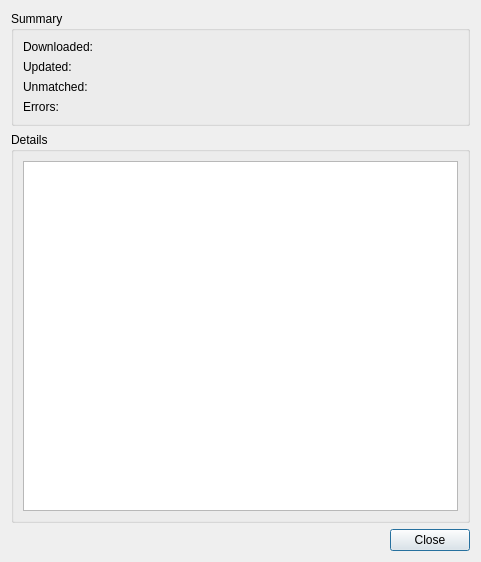
<?xml version="1.0" encoding="UTF-8"?>
<ui version="4.0">
 <class>QSLImportStatDialog</class>
 <widget class="QDialog" name="QSLImportStatDialog">
  <property name="geometry">
   <rect>
    <x>0</x>
    <y>0</y>
    <width>481</width>
    <height>562</height>
   </rect>
  </property>
  <property name="windowTitle">
   <string>QSL Import Summary</string>
  </property>
  <layout class="QVBoxLayout" name="verticalLayout">
   <item>
    <widget class="QGroupBox" name="summaryBox">
     <property name="title">
      <string>Summary</string>
     </property>
     <layout class="QFormLayout" name="formLayout">
      <item row="0" column="0">
       <widget class="QLabel" name="downloadedLabel">
        <property name="text">
         <string>Downloaded:</string>
        </property>
       </widget>
      </item>
      <item row="0" column="1">
       <widget class="QLabel" name="downloadedNumber">
        <property name="text">
         <string/>
        </property>
       </widget>
      </item>
      <item row="1" column="0">
       <widget class="QLabel" name="updatedLabel">
        <property name="text">
         <string>Updated:</string>
        </property>
       </widget>
      </item>
      <item row="1" column="1">
       <widget class="QLabel" name="updatedNumer">
        <property name="text">
         <string/>
        </property>
       </widget>
      </item>
      <item row="2" column="0">
       <widget class="QLabel" name="unmatchedLabel">
        <property name="text">
         <string>Unmatched:</string>
        </property>
       </widget>
      </item>
      <item row="2" column="1">
       <widget class="QLabel" name="unmatchedNumber">
        <property name="text">
         <string/>
        </property>
       </widget>
      </item>
      <item row="3" column="0">
       <widget class="QLabel" name="errorsLabel">
        <property name="text">
         <string>Errors:</string>
        </property>
       </widget>
      </item>
      <item row="3" column="1">
       <widget class="QLabel" name="errorsNumber">
        <property name="text">
         <string/>
        </property>
       </widget>
      </item>
     </layout>
    </widget>
   </item>
   <item>
    <widget class="QGroupBox" name="groupBox">
     <property name="title">
      <string>Details</string>
     </property>
     <layout class="QVBoxLayout" name="verticalLayout_2">
      <item>
       <widget class="QPlainTextEdit" name="detailsText">
        <property name="readOnly">
         <bool>true</bool>
        </property>
        <property name="textInteractionFlags">
         <set>Qt::TextSelectableByKeyboard|Qt::TextSelectableByMouse</set>
        </property>
       </widget>
      </item>
     </layout>
    </widget>
   </item>
   <item>
    <widget class="QDialogButtonBox" name="buttonBox">
     <property name="orientation">
      <enum>Qt::Horizontal</enum>
     </property>
     <property name="standardButtons">
      <set>QDialogButtonBox::Close</set>
     </property>
    </widget>
   </item>
  </layout>
 </widget>
 <resources/>
 <connections>
  <connection>
   <sender>buttonBox</sender>
   <signal>accepted()</signal>
   <receiver>QSLImportStatDialog</receiver>
   <slot>accept()</slot>
   <hints>
    <hint type="sourcelabel">
     <x>248</x>
     <y>254</y>
    </hint>
    <hint type="destinationlabel">
     <x>157</x>
     <y>274</y>
    </hint>
   </hints>
  </connection>
  <connection>
   <sender>buttonBox</sender>
   <signal>rejected()</signal>
   <receiver>QSLImportStatDialog</receiver>
   <slot>reject()</slot>
   <hints>
    <hint type="sourcelabel">
     <x>316</x>
     <y>260</y>
    </hint>
    <hint type="destinationlabel">
     <x>286</x>
     <y>274</y>
    </hint>
   </hints>
  </connection>
 </connections>
</ui>
